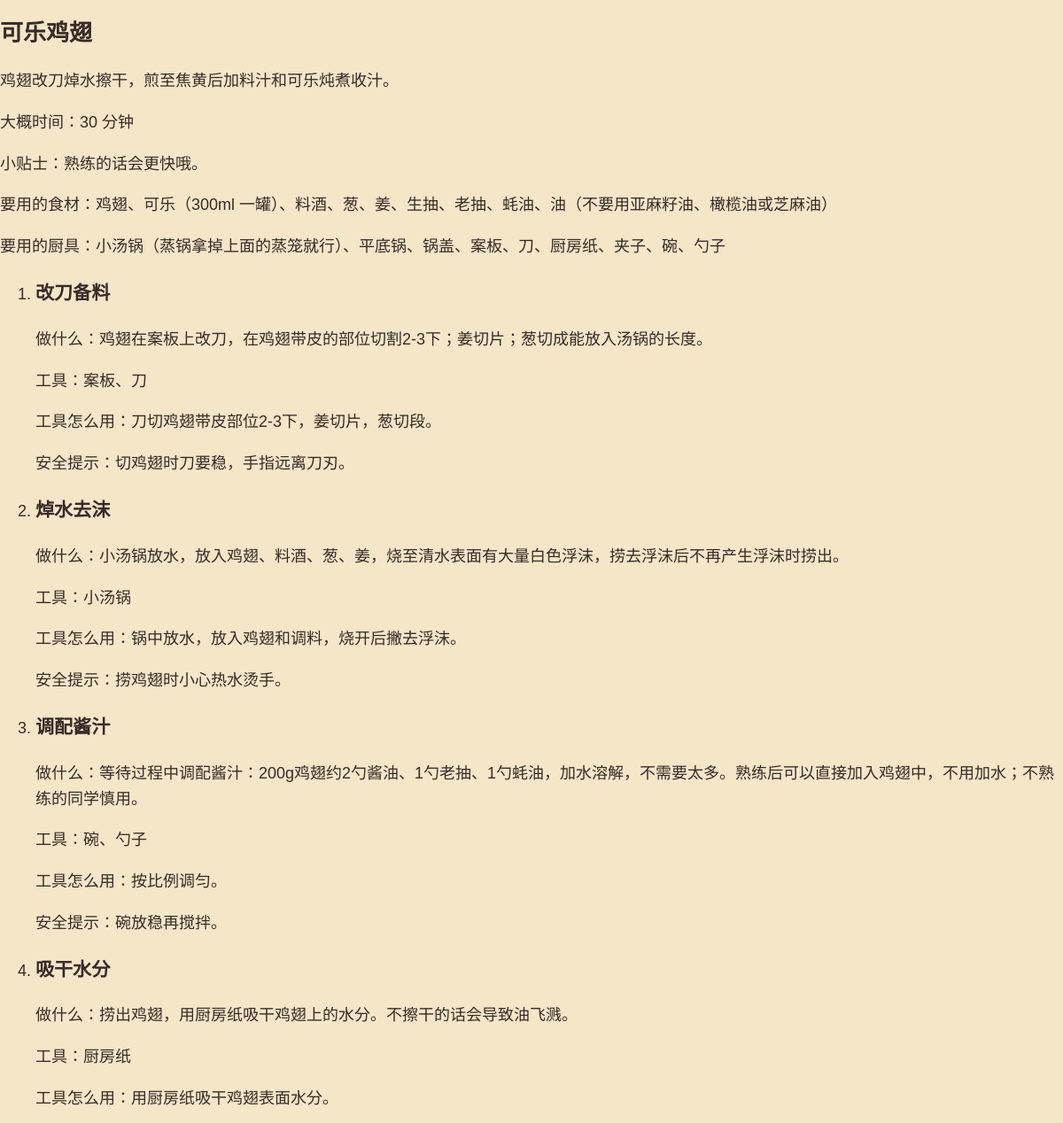
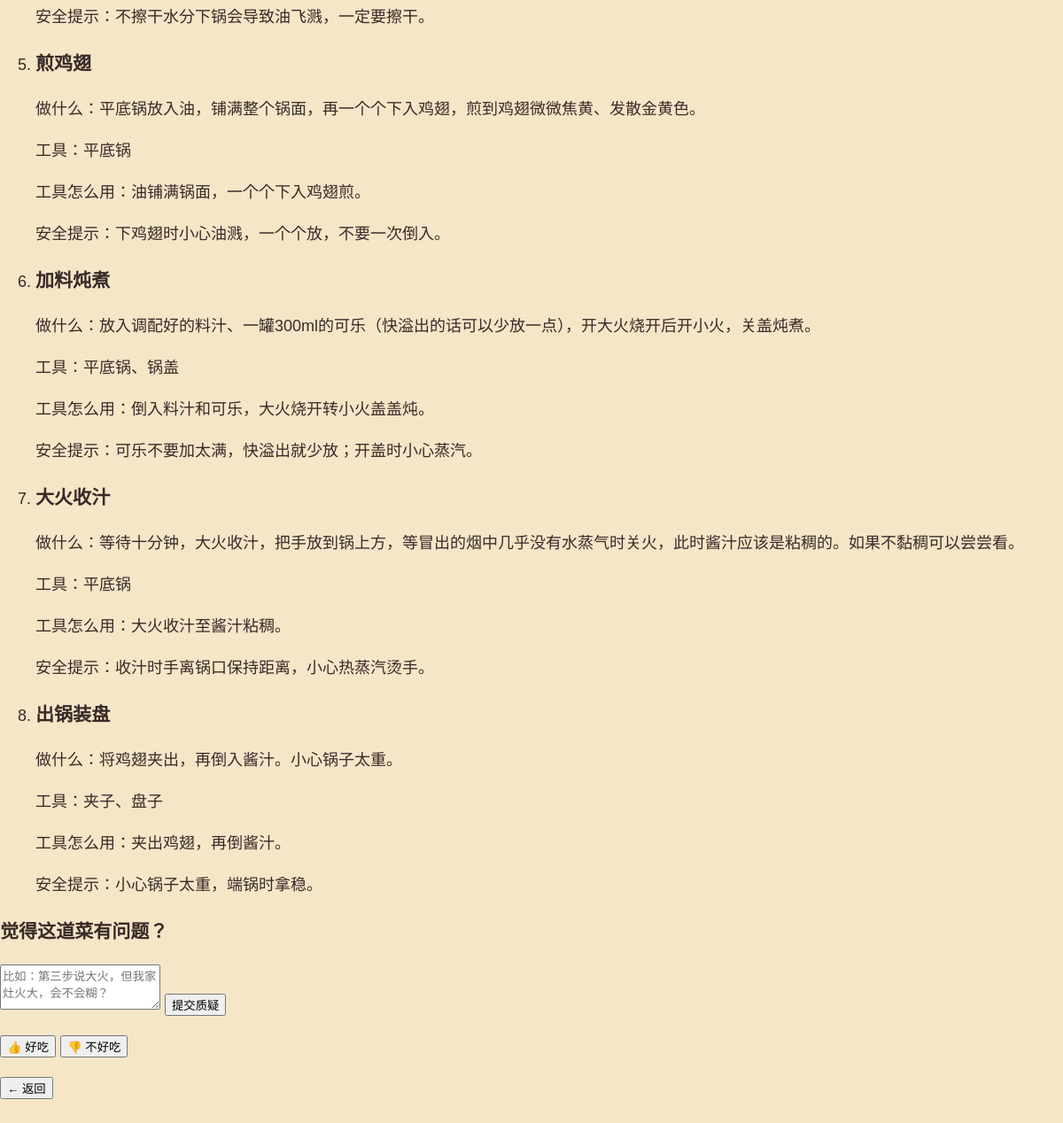
/recipe/1, run on the app's committed database (2 pictures, top to bottom).
### tables this page shows
CREATE TABLE recipes (
    id INTEGER PRIMARY KEY AUTOINCREMENT,
    name TEXT NOT NULL UNIQUE,
    template_id INTEGER NOT NULL,
    description TEXT NOT NULL,
    summary_safety_tip TEXT NOT NULL, time_minutes INTEGER, image TEXT, user_id INTEGER, tools_list TEXT, ingredients_list TEXT,
    FOREIGN KEY (template_id) REFERENCES cooking_categories(template_id)
);

CREATE TABLE recipe_steps (
    id INTEGER PRIMARY KEY AUTOINCREMENT,
    recipe_id INTEGER NOT NULL,
    step_no INTEGER NOT NULL,
    title TEXT NOT NULL,
    action TEXT NOT NULL,
    tools TEXT NOT NULL,
    tool_usage TEXT NOT NULL,
    safety_tip TEXT NOT NULL,
    FOREIGN KEY (recipe_id) REFERENCES recipes(id) ON DELETE CASCADE,
    UNIQUE (recipe_id, step_no)
);

### app.py (the view)
@app.route('/recipe/<int:recipe_id>')
def recipe_detail(recipe_id):
    conn = get_db()
    recipe = conn.execute('SELECT * FROM recipes WHERE id = ?', (recipe_id,)).fetchone()
    steps = conn.execute('SELECT * FROM recipe_steps WHERE recipe_id = ? ORDER BY step_no', (recipe_id,)).fetchall()
    conn.close()
    if recipe is None:
        return '菜不存在', 404
    return render_template('recipe_detail.html', recipe=recipe, steps=steps)

### app.py (called while the page is built)
def get_db():#定义函数get_db
    conn = sqlite3.connect('厨房数据库.sqlite3')#连接sqlite3
    conn.row_factory = sqlite3.Row#按照列名取数据
    return conn#返回conn

### templates/recipe_detail.html (shortened to what this page needs)
<!DOCTYPE html>
<html>
<head>
    <link rel="stylesheet" href="/static/style.css">
</head>
<body>
    <h1>{{ recipe['name'] }}</h1>
    <p>{{ recipe['description'] }}</p>
<p>大概时间：{{ recipe['time_minutes'] }} 分钟</p>
<p>小贴士：熟练的话会更快哦。</p>
{% if recipe['ingredients_list'] %}
<p>要用的食材：{{ recipe['ingredients_list'] }}</p>
{% endif %}
{% if recipe['tools_list'] %}
<p>要用的厨具：{{ recipe['tools_list'] }}</p>
{% endif %}
    <ol>
        {% for step in steps %}
        <li>
            <h3>{{ step['title'] }}</h3>
            <p>做什么：{{ step['action'] }}</p>
            <p>工具：{{ step['tools'] }}</p>
            <p>工具怎么用：{{ step['tool_usage'] }}</p>
            <p>安全提示：{{ step['safety_tip'] }}</p>
        </li>
        {% endfor %}
    </ol>
<h3>觉得这道菜有问题？</h3>
<form action="/question" method="post">
  <textarea name="question_text" rows="3" placeholder="比如：第三步说大火，但我家灶火大，会不会糊？" required></textarea>
  <button type="submit">提交质疑</button>
</form>
<p>
<button onclick="vote({{ recipe['id'] }}, 'like')">👍 好吃</button>
<button onclick="vote({{ recipe['id'] }}, 'dislike')">👎 不好吃</button>
</p>
<p><button onclick="history.back()">← 返回</button></p>
</body>
</html>

### static/style.css (style rules this page uses)
body { font-family: sans-serif; font-size: 18px; line-height: 1.6; margin: 16px; }
h1 { font-size: 26px; }
li { margin: 8px 0; }
body { margin: 0; font-family: "PingFang SC", "Microsoft YaHei", "Source Han Sans SC", sans-serif; background: #F5E6C8; color: #382b27; padding-bottom: 60px; }

### data on the page
recipes: name "可乐鸡翅", description "鸡翅改刀焯水擦干，煎至焦黄后加料汁和可乐炖煮收汁。", time_minutes "30", ingredients_list "鸡翅、可乐（300ml 一罐）、料酒、葱、姜、生抽、老抽、蚝油、油（不要用亚麻籽油、橄榄油或芝麻油）", tools_list "小汤锅（蒸锅拿掉上面的蒸笼就行）、平底锅、锅盖、案板、刀、厨房纸、夹子、碗、勺子"
recipe_steps: title "改刀备料", action "鸡翅在案板上改刀，在鸡翅带皮的部位切割2-3下；姜切片；葱切成能放入汤锅的长度。", tools "案板、刀", tool_usage "刀切鸡翅带皮部位2-3下，姜切片，葱切段。", safety_tip "切鸡翅时刀要稳，手指远离刀刃。"
recipe_steps: title "焯水去沫", action "小汤锅放水，放入鸡翅、料酒、葱、姜，烧至清水表面有大量白色浮沫，捞去浮沫后不再产生浮沫时捞出。", tools "小汤锅", tool_usage "锅中放水，放入鸡翅和调料，烧开后撇去浮沫。", safety_tip "捞鸡翅时小心热水烫手。"
recipe_steps: title "调配酱汁", action "等待过程中调配酱汁：200g鸡翅约2勺酱油、1勺老抽、1勺蚝油，加水溶解，不需要太多。熟练后可以直接加入鸡翅中，不用加水；不熟练的同学慎用。", tools "碗、勺子", tool_usage "按比例调匀。", safety_tip "碗放稳再搅拌。"
recipe_steps: title "吸干水分", action "捞出鸡翅，用厨房纸吸干鸡翅上的水分。不擦干的话会导致油飞溅。", tools "厨房纸", tool_usage "用厨房纸吸干鸡翅表面水分。", safety_tip "不擦干水分下锅会导致油飞溅，一定要擦干。"
recipe_steps: title "煎鸡翅", action "平底锅放入油，铺满整个锅面，再一个个下入鸡翅，煎到鸡翅微微焦黄、发散金黄色。", tools "平底锅", tool_usage "油铺满锅面，一个个下入鸡翅煎。", safety_tip "下鸡翅时小心油溅，一个个放，不要一次倒入。"
recipe_steps: title "加料炖煮", action "放入调配好的料汁、一罐300ml的可乐（快溢出的话可以少放一点），开大火烧开后开小火，关盖炖煮。", tools "平底锅、锅盖", tool_usage "倒入料汁和可乐，大火烧开转小火盖盖炖。", safety_tip "可乐不要加太满，快溢出就少放；开盖时小心蒸汽。"
recipe_steps: title "大火收汁", action "等待十分钟，大火收汁，把手放到锅上方，等冒出的烟中几乎没有水蒸气时关火，此时酱汁应该是粘稠的。如果不黏稠可以尝尝看。", tools "平底锅", tool_usage "大火收汁至酱汁粘稠。", safety_tip "收汁时手离锅口保持距离，小心热蒸汽烫手。"
recipe_steps: title "出锅装盘", action "将鸡翅夹出，再倒入酱汁。小心锅子太重。", tools "夹子、盘子", tool_usage "夹出鸡翅，再倒酱汁。", safety_tip "小心锅子太重，端锅时拿稳。"
